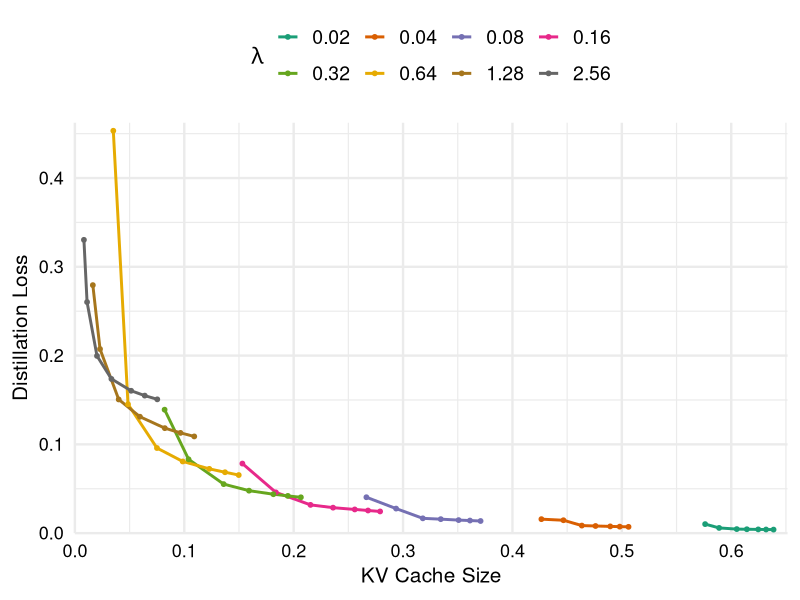

Here is the R script that generated this plot:
library(tidyverse)

data <- read_csv("data/threshold.csv") %>%
  arrange(lambda, threshold) %>%
  mutate(lambda = factor(lambda, levels = sort(unique(lambda))))

fig <- ggplot(data, aes(x = kv_size, y = distill_loss, colour = lambda)) +
  geom_line(linewidth = 1) +
  geom_point(size = 1.3) +
  scale_colour_brewer(palette = "Dark2") +
  scale_x_continuous(
    limits = c(0, NA),
    breaks = scales::pretty_breaks(n = 6),
    expand = expansion(mult = c(0, 0.02))
  ) +
  scale_y_continuous(
    limits = c(0, NA),
    breaks = scales::pretty_breaks(n = 6),
    expand = expansion(mult = c(0, 0.02))
  ) +
  guides(colour = guide_legend(nrow = 2, byrow = TRUE)) +
  labs(
    x = "KV Cache Size",
    y = "Distillation Loss",
    colour = expression(lambda)
  ) +
  coord_cartesian(clip = "off") +
  theme_minimal(base_size = 18) +
  theme(
    legend.position = "top",
    legend.title = element_text(size = 16),
    legend.text = element_text(size = 14),
    axis.text.x = element_text(size = 13, colour = "black"),
    axis.text.y = element_text(size = 13, colour = "black"),
    axis.title.x = element_text(size = 15),
    axis.title.y = element_text(size = 15),
  )

ggsave("threshold.pdf", fig, width = 6.0, height = 4.0, units = "in")
